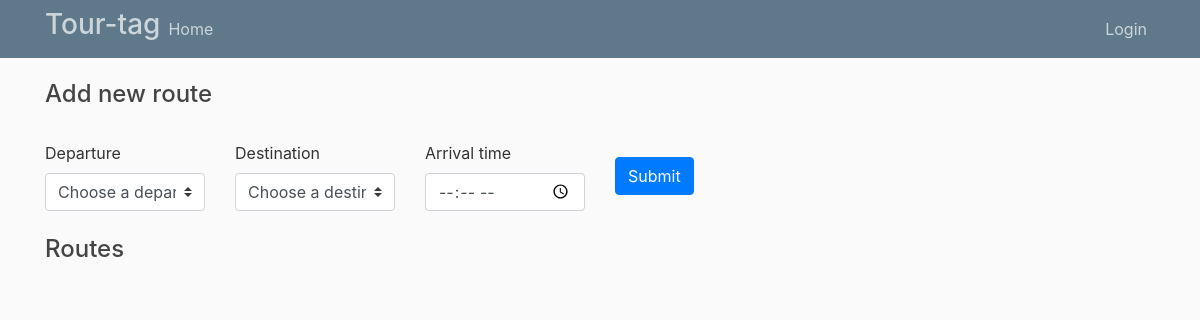
The page /addDestination/ on the database as committed earlier.
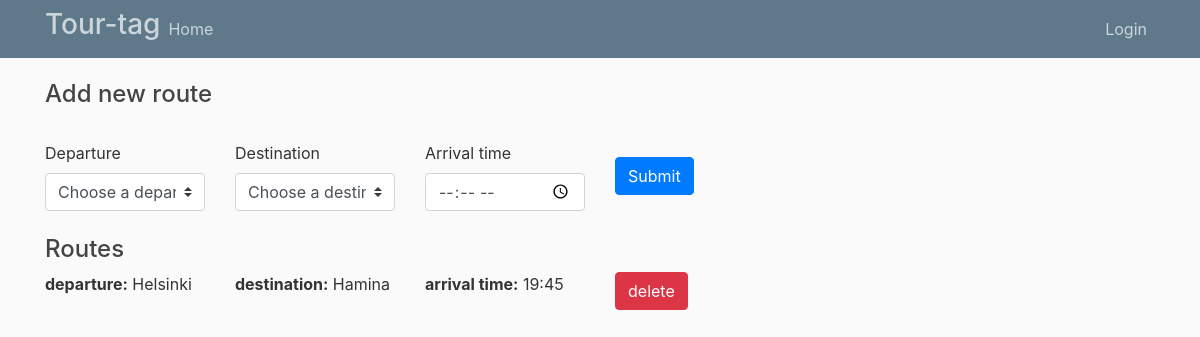
The same page on the database as committed later.
### users/models.py (models this page shows)
class Routes(models.Model):
    departure = models.CharField(max_length=100)
    destination = models.CharField(max_length=100)
    arrivetime = models.CharField(max_length=100, blank=True, null=True)

### users/views.py (the view, shortened to what this page needs)
# urls.py: path('addDestination/', views.addDestination, name='addDestination'),
def addDestination(request):
    routes = Routes.objects.all()
    print('in add destination')
    subjects = Cities.objects.all()
    return render(request, 'addDestination.html',{'subjects': subjects, 'routes': routes})

### users/templates/addDestination.html (shortened to what this page needs)
{% extends "base.html" %}
{% block content %}
    <h4> Add new route </h4>
    <br>
   <form action="" method="post" class="row row-cols-lg-auto g-3 align-items-center">
         <div class="col">
            <label for="inputStatus">Departure</label>
            <select id="question-subject" name='city_id' class="form-control custom-select">
                <option selected disabled>Choose a departure</option>
            </select>
        </div>
        <div class="col">
            <label for="inputStatus">Destination</label>
            <select id="question-topic" class="form-control custom-select" name="city_id2">
                <option selected disabled>Choose a destination</option>
            </select>
         </div>
    <div class="col">
        <label for="inputMDEx1">Arrival time</label>
        <input type="time" name='date' id="inputMDEx1" class="form-control">
    </div>
    <div class="col">
         <input type="submit" name="submit" class="btn btn-primary">
    </div>
</form>
    <br>
    <h4> Routes </h4>
    {% for route in routes %}
         <form method="POST" class="row">
                <div class="col">
                    <b>departure:</b> {{route.departure}}
                </div>
                <div class="col">
                    <b>destination:</b> {{route.destination}}
                </div>
                <div class="col">
                    <b>arrival time:</b> {{route.arrivetime}}
                </div>
                <div class="col">
                     <button type="Submit" name="delete_items"  class="btn btn-danger" value="{{ route.pk }}">delete</button>
                </div>
                <br><br>
        </form>
    {% endfor %}
{% endblock content %}

### users/templates/base.html (shortened to what this page needs)
{% load static %}
<!DOCTYPE html>
<html>
    <head>
            <link rel="stylesheet" href="https://stackpath.bootstrapcdn.com/bootstrap/4.2.1/css/bootstrap.min.css">
    <link href="https://stackpath.bootstrapcdn.com/font-awesome/4.7.0/css/font-awesome.min.css" rel="stylesheet">
    <link rel="stylesheet" href="https://cdnjs.cloudflare.com/ajax/libs/tempusdominus-bootstrap-4/5.1.2/css/tempusdominus-bootstrap-4.min.css" />
        <link rel="stylesheet" href="https://maxcdn.bootstrapcdn.com/bootstrap/4.0.0/css/bootstrap.min.css">
        <link rel="stylesheet" type="text/css" href="{% static 'users/main.css' %}">
    </head>
<body>
    <header class="site-header">
        <nav class="navbar navbar-expand-md navbar-dark bg-steel fixed-top">
          <div class="container">
            <h3 style="color:#cbd5db">Tour-tag</h3>
            <div class="collapse navbar-collapse" id="navbarToggle">
              <div class="navbar-nav mr-auto">
                <a class="nav-item nav-link" href="{% url 'home' %}">Home</a>
              </div>
              <div class="navbar-nav">
                {% if user.is_authenticated %}
                <a class="nav-item nav-link" href="{% url 'logout' %}">logout</a>
                {% else %}
                  <a class="nav-item nav-link" href="{% url 'login' %}">Login</a>
                {% endif %}
              </div>
            </div>
          </div>
        </nav>
      </header>
    <main role="main" class="container">
        <div class="row">
          <div class="col-md-8">
            {% block content %}{% endblock %}
          </div>
        </div>
      </main>
</body>
</html>

### users/static/users/main.css (style rules this page uses)
body { background: #fafafa; color: #333333; margin-top: 5rem; }
h1, h2, h3, h4, h5, h6 { color: #444444; }
.bg-steel { background-color: #5f788a; }
.site-header .navbar-nav .nav-link { color: #cbd5db; }

Rows that differ between the two databases and show on the page:
added Routes: departure "Helsinki", destination "Hamina", arrivetime "19:45", {{ route.pk }} 19 (drawn)
